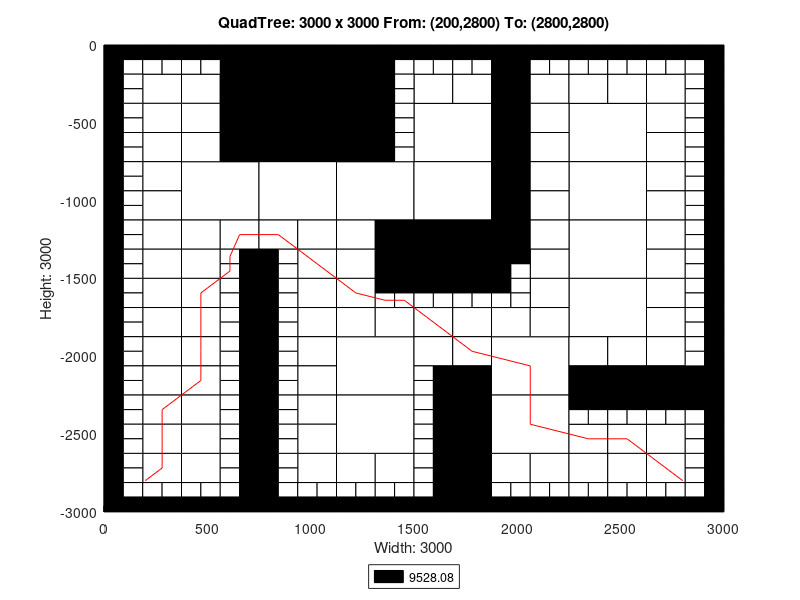

The MATLAB script that drew this image:
axis([0 3000 -3000 0]);
title('QuadTree: 3000 x 3000 From: (200,2800) To: (2800,2800)');
xlabel('Width: 3000');
ylabel('Height: 3000');
rectangle('Position',[750 -375 375 375], 'FaceColor',[0 0 0]);
rectangle('Position',[750 -750 375 375], 'FaceColor',[0 0 0]);
rectangle('Position',[375 -1125 375 375], 'FaceColor',[1 1 1]);
rectangle('Position',[750 -1125 375 375], 'FaceColor',[1 1 1]);
rectangle('Position',[1125 -1125 375 375], 'FaceColor',[1 1 1]);
rectangle('Position',[1500 -750 375 375], 'FaceColor',[1 1 1]);
rectangle('Position',[2250 -750 375 375], 'FaceColor',[1 1 1]);
rectangle('Position',[1500 -1125 375 375], 'FaceColor',[1 1 1]);
rectangle('Position',[1500 -1500 375 375], 'FaceColor',[0 0 0]);
rectangle('Position',[2250 -1125 375 375], 'FaceColor',[1 1 1]);
rectangle('Position',[2250 -1500 375 375], 'FaceColor',[1 1 1]);
rectangle('Position',[1125 -2250 375 375], 'FaceColor',[1 1 1]);
rectangle('Position',[1125 -2625 375 375], 'FaceColor',[1 1 1]);
rectangle('Position',[1875 -2250 375 375], 'FaceColor',[1 1 1]);
rectangle('Position',[2250 -1875 375 375], 'FaceColor',[1 1 1]);
rectangle('Position',[1875 -2625 375 375], 'FaceColor',[1 1 1]);
rectangle('Position',[187.5 -375 187.5 187.5], 'FaceColor',[1 1 1]);
rectangle('Position',[562.5 -187.5 187.5 187.5], 'FaceColor',[0 0 0]);
rectangle('Position',[375 -375 187.5 187.5], 'FaceColor',[1 1 1]);
rectangle('Position',[562.5 -375 187.5 187.5], 'FaceColor',[0 0 0]);
rectangle('Position',[187.5 -562.5 187.5 187.5], 'FaceColor',[1 1 1]);
rectangle('Position',[187.5 -750 187.5 187.5], 'FaceColor',[1 1 1]);
rectangle('Position',[375 -562.5 187.5 187.5], 'FaceColor',[1 1 1]);
rectangle('Position',[562.5 -562.5 187.5 187.5], 'FaceColor',[0 0 0]);
rectangle('Position',[375 -750 187.5 187.5], 'FaceColor',[1 1 1]);
rectangle('Position',[562.5 -750 187.5 187.5], 'FaceColor',[0 0 0]);
rectangle('Position',[1125 -187.5 187.5 187.5], 'FaceColor',[0 0 0]);
rectangle('Position',[1125 -375 187.5 187.5], 'FaceColor',[0 0 0]);
rectangle('Position',[1125 -562.5 187.5 187.5], 'FaceColor',[0 0 0]);
rectangle('Position',[1125 -750 187.5 187.5], 'FaceColor',[0 0 0]);
rectangle('Position',[187.5 -937.5 187.5 187.5], 'FaceColor',[1 1 1]);
rectangle('Position',[187.5 -1125 187.5 187.5], 'FaceColor',[1 1 1]);
rectangle('Position',[187.5 -1312.5 187.5 187.5], 'FaceColor',[1 1 1]);
rectangle('Position',[187.5 -1500 187.5 187.5], 'FaceColor',[1 1 1]);
rectangle('Position',[375 -1312.5 187.5 187.5], 'FaceColor',[1 1 1]);
rectangle('Position',[562.5 -1312.5 187.5 187.5], 'FaceColor',[1 1 1]);
rectangle('Position',[375 -1500 187.5 187.5], 'FaceColor',[1 1 1]);
rectangle('Position',[750 -1312.5 187.5 187.5], 'FaceColor',[1 1 1]);
rectangle('Position',[937.5 -1312.5 187.5 187.5], 'FaceColor',[1 1 1]);
rectangle('Position',[937.5 -1500 187.5 187.5], 'FaceColor',[1 1 1]);
rectangle('Position',[1125 -1312.5 187.5 187.5], 'FaceColor',[1 1 1]);
rectangle('Position',[1312.5 -1312.5 187.5 187.5], 'FaceColor',[0 0 0]);
rectangle('Position',[1125 -1500 187.5 187.5], 'FaceColor',[1 1 1]);
rectangle('Position',[1312.5 -1500 187.5 187.5], 'FaceColor',[0 0 0]);
rectangle('Position',[1500 -375 187.5 187.5], 'FaceColor',[1 1 1]);
rectangle('Position',[1687.5 -375 187.5 187.5], 'FaceColor',[1 1 1]);
rectangle('Position',[1875 -187.5 187.5 187.5], 'FaceColor',[0 0 0]);
rectangle('Position',[1875 -375 187.5 187.5], 'FaceColor',[0 0 0]);
rectangle('Position',[2062.5 -375 187.5 187.5], 'FaceColor',[1 1 1]);
rectangle('Position',[1875 -562.5 187.5 187.5], 'FaceColor',[0 0 0]);
rectangle('Position',[2062.5 -562.5 187.5 187.5], 'FaceColor',[1 1 1]);
rectangle('Position',[1875 -750 187.5 187.5], 'FaceColor',[0 0 0]);
rectangle('Position',[2062.5 -750 187.5 187.5], 'FaceColor',[1 1 1]);
rectangle('Position',[2250 -375 187.5 187.5], 'FaceColor',[1 1 1]);
rectangle('Position',[2437.5 -375 187.5 187.5], 'FaceColor',[1 1 1]);
rectangle('Position',[2625 -375 187.5 187.5], 'FaceColor',[1 1 1]);
rectangle('Position',[2625 -562.5 187.5 187.5], 'FaceColor',[1 1 1]);
rectangle('Position',[2625 -750 187.5 187.5], 'FaceColor',[1 1 1]);
rectangle('Position',[1875 -937.5 187.5 187.5], 'FaceColor',[0 0 0]);
rectangle('Position',[2062.5 -937.5 187.5 187.5], 'FaceColor',[1 1 1]);
rectangle('Position',[1875 -1125 187.5 187.5], 'FaceColor',[0 0 0]);
rectangle('Position',[2062.5 -1125 187.5 187.5], 'FaceColor',[1 1 1]);
rectangle('Position',[1875 -1312.5 187.5 187.5], 'FaceColor',[0 0 0]);
rectangle('Position',[2062.5 -1312.5 187.5 187.5], 'FaceColor',[1 1 1]);
rectangle('Position',[2062.5 -1500 187.5 187.5], 'FaceColor',[1 1 1]);
rectangle('Position',[2625 -937.5 187.5 187.5], 'FaceColor',[1 1 1]);
rectangle('Position',[2625 -1125 187.5 187.5], 'FaceColor',[1 1 1]);
rectangle('Position',[2625 -1312.5 187.5 187.5], 'FaceColor',[1 1 1]);
rectangle('Position',[2625 -1500 187.5 187.5], 'FaceColor',[1 1 1]);
rectangle('Position',[187.5 -1687.5 187.5 187.5], 'FaceColor',[1 1 1]);
rectangle('Position',[187.5 -1875 187.5 187.5], 'FaceColor',[1 1 1]);
rectangle('Position',[375 -1687.5 187.5 187.5], 'FaceColor',[1 1 1]);
rectangle('Position',[375 -1875 187.5 187.5], 'FaceColor',[1 1 1]);
rectangle('Position',[187.5 -2062.5 187.5 187.5], 'FaceColor',[1 1 1]);
rectangle('Position',[187.5 -2250 187.5 187.5], 'FaceColor',[1 1 1]);
rectangle('Position',[375 -2062.5 187.5 187.5], 'FaceColor',[1 1 1]);
rectangle('Position',[375 -2250 187.5 187.5], 'FaceColor',[1 1 1]);
rectangle('Position',[937.5 -1687.5 187.5 187.5], 'FaceColor',[1 1 1]);
rectangle('Position',[937.5 -1875 187.5 187.5], 'FaceColor',[1 1 1]);
rectangle('Position',[1125 -1687.5 187.5 187.5], 'FaceColor',[1 1 1]);
rectangle('Position',[1125 -1875 187.5 187.5], 'FaceColor',[1 1 1]);
rectangle('Position',[1312.5 -1875 187.5 187.5], 'FaceColor',[1 1 1]);
rectangle('Position',[937.5 -2062.5 187.5 187.5], 'FaceColor',[1 1 1]);
rectangle('Position',[937.5 -2250 187.5 187.5], 'FaceColor',[1 1 1]);
rectangle('Position',[187.5 -2437.5 187.5 187.5], 'FaceColor',[1 1 1]);
rectangle('Position',[187.5 -2625 187.5 187.5], 'FaceColor',[1 1 1]);
rectangle('Position',[375 -2437.5 187.5 187.5], 'FaceColor',[1 1 1]);
rectangle('Position',[375 -2625 187.5 187.5], 'FaceColor',[1 1 1]);
rectangle('Position',[187.5 -2812.5 187.5 187.5], 'FaceColor',[1 1 1]);
rectangle('Position',[375 -2812.5 187.5 187.5], 'FaceColor',[1 1 1]);
rectangle('Position',[937.5 -2437.5 187.5 187.5], 'FaceColor',[1 1 1]);
rectangle('Position',[937.5 -2625 187.5 187.5], 'FaceColor',[1 1 1]);
rectangle('Position',[937.5 -2812.5 187.5 187.5], 'FaceColor',[1 1 1]);
rectangle('Position',[1125 -2812.5 187.5 187.5], 'FaceColor',[1 1 1]);
rectangle('Position',[1312.5 -2812.5 187.5 187.5], 'FaceColor',[1 1 1]);
rectangle('Position',[1500 -1875 187.5 187.5], 'FaceColor',[1 1 1]);
rectangle('Position',[1687.5 -1875 187.5 187.5], 'FaceColor',[1 1 1]);
rectangle('Position',[2062.5 -1687.5 187.5 187.5], 'FaceColor',[1 1 1]);
rectangle('Position',[1875 -1875 187.5 187.5], 'FaceColor',[1 1 1]);
rectangle('Position',[2062.5 -1875 187.5 187.5], 'FaceColor',[1 1 1]);
rectangle('Position',[1500 -2062.5 187.5 187.5], 'FaceColor',[1 1 1]);
rectangle('Position',[1687.5 -2062.5 187.5 187.5], 'FaceColor',[1 1 1]);
rectangle('Position',[1687.5 -2250 187.5 187.5], 'FaceColor',[0 0 0]);
rectangle('Position',[2625 -1687.5 187.5 187.5], 'FaceColor',[1 1 1]);
rectangle('Position',[2625 -1875 187.5 187.5], 'FaceColor',[1 1 1]);
rectangle('Position',[2250 -2062.5 187.5 187.5], 'FaceColor',[1 1 1]);
rectangle('Position',[2437.5 -2062.5 187.5 187.5], 'FaceColor',[1 1 1]);
rectangle('Position',[2250 -2250 187.5 187.5], 'FaceColor',[0 0 0]);
rectangle('Position',[2437.5 -2250 187.5 187.5], 'FaceColor',[0 0 0]);
rectangle('Position',[2625 -2062.5 187.5 187.5], 'FaceColor',[1 1 1]);
rectangle('Position',[2625 -2250 187.5 187.5], 'FaceColor',[0 0 0]);
rectangle('Position',[2812.5 -2250 187.5 187.5], 'FaceColor',[0 0 0]);
rectangle('Position',[1687.5 -2437.5 187.5 187.5], 'FaceColor',[0 0 0]);
rectangle('Position',[1687.5 -2625 187.5 187.5], 'FaceColor',[0 0 0]);
rectangle('Position',[1687.5 -2812.5 187.5 187.5], 'FaceColor',[0 0 0]);
rectangle('Position',[1687.5 -3000 187.5 187.5], 'FaceColor',[0 0 0]);
rectangle('Position',[1875 -2812.5 187.5 187.5], 'FaceColor',[1 1 1]);
rectangle('Position',[2062.5 -2812.5 187.5 187.5], 'FaceColor',[1 1 1]);
rectangle('Position',[2250 -2625 187.5 187.5], 'FaceColor',[1 1 1]);
rectangle('Position',[2437.5 -2625 187.5 187.5], 'FaceColor',[1 1 1]);
rectangle('Position',[2625 -2625 187.5 187.5], 'FaceColor',[1 1 1]);
rectangle('Position',[2250 -2812.5 187.5 187.5], 'FaceColor',[1 1 1]);
rectangle('Position',[2437.5 -2812.5 187.5 187.5], 'FaceColor',[1 1 1]);
rectangle('Position',[2625 -2812.5 187.5 187.5], 'FaceColor',[1 1 1]);
rectangle('Position',[0 -93.75 93.75 93.75], 'FaceColor',[0 0 0]);
rectangle('Position',[93.75 -93.75 93.75 93.75], 'FaceColor',[0 0 0]);
rectangle('Position',[0 -187.5 93.75 93.75], 'FaceColor',[0 0 0]);
rectangle('Position',[93.75 -187.5 93.75 93.75], 'FaceColor',[1 1 1]);
rectangle('Position',[187.5 -93.75 93.75 93.75], 'FaceColor',[0 0 0]);
rectangle('Position',[281.25 -93.75 93.75 93.75], 'FaceColor',[0 0 0]);
rectangle('Position',[187.5 -187.5 93.75 93.75], 'FaceColor',[1 1 1]);
rectangle('Position',[281.25 -187.5 93.75 93.75], 'FaceColor',[1 1 1]);
rectangle('Position',[0 -281.25 93.75 93.75], 'FaceColor',[0 0 0]);
rectangle('Position',[93.75 -281.25 93.75 93.75], 'FaceColor',[1 1 1]);
rectangle('Position',[0 -375 93.75 93.75], 'FaceColor',[0 0 0]);
rectangle('Position',[93.75 -375 93.75 93.75], 'FaceColor',[1 1 1]);
rectangle('Position',[375 -93.75 93.75 93.75], 'FaceColor',[0 0 0]);
rectangle('Position',[468.75 -93.75 93.75 93.75], 'FaceColor',[0 0 0]);
rectangle('Position',[375 -187.5 93.75 93.75], 'FaceColor',[1 1 1]);
rectangle('Position',[468.75 -187.5 93.75 93.75], 'FaceColor',[1 1 1]);
rectangle('Position',[0 -468.75 93.75 93.75], 'FaceColor',[0 0 0]);
rectangle('Position',[93.75 -468.75 93.75 93.75], 'FaceColor',[1 1 1]);
rectangle('Position',[0 -562.5 93.75 93.75], 'FaceColor',[0 0 0]);
rectangle('Position',[93.75 -562.5 93.75 93.75], 'FaceColor',[1 1 1]);
rectangle('Position',[0 -656.25 93.75 93.75], 'FaceColor',[0 0 0]);
rectangle('Position',[93.75 -656.25 93.75 93.75], 'FaceColor',[1 1 1]);
rectangle('Position',[0 -750 93.75 93.75], 'FaceColor',[0 0 0]);
rectangle('Position',[93.75 -750 93.75 93.75], 'FaceColor',[1 1 1]);
rectangle('Position',[1312.5 -93.75 93.75 93.75], 'FaceColor',[0 0 0]);
rectangle('Position',[1406.25 -93.75 93.75 93.75], 'FaceColor',[0 0 0]);
rectangle('Position',[1312.5 -187.5 93.75 93.75], 'FaceColor',[0 0 0]);
rectangle('Position',[1406.25 -187.5 93.75 93.75], 'FaceColor',[1 1 1]);
rectangle('Position',[1312.5 -281.25 93.75 93.75], 'FaceColor',[0 0 0]);
rectangle('Position',[1406.25 -281.25 93.75 93.75], 'FaceColor',[1 1 1]);
rectangle('Position',[1312.5 -375 93.75 93.75], 'FaceColor',[0 0 0]);
rectangle('Position',[1406.25 -375 93.75 93.75], 'FaceColor',[1 1 1]);
rectangle('Position',[1312.5 -468.75 93.75 93.75], 'FaceColor',[0 0 0]);
rectangle('Position',[1406.25 -468.75 93.75 93.75], 'FaceColor',[1 1 1]);
rectangle('Position',[1312.5 -562.5 93.75 93.75], 'FaceColor',[0 0 0]);
rectangle('Position',[1406.25 -562.5 93.75 93.75], 'FaceColor',[1 1 1]);
rectangle('Position',[1312.5 -656.25 93.75 93.75], 'FaceColor',[0 0 0]);
rectangle('Position',[1406.25 -656.25 93.75 93.75], 'FaceColor',[1 1 1]);
rectangle('Position',[1312.5 -750 93.75 93.75], 'FaceColor',[0 0 0]);
rectangle('Position',[1406.25 -750 93.75 93.75], 'FaceColor',[1 1 1]);
rectangle('Position',[0 -843.75 93.75 93.75], 'FaceColor',[0 0 0]);
rectangle('Position',[93.75 -843.75 93.75 93.75], 'FaceColor',[1 1 1]);
rectangle('Position',[0 -937.5 93.75 93.75], 'FaceColor',[0 0 0]);
rectangle('Position',[93.75 -937.5 93.75 93.75], 'FaceColor',[1 1 1]);
rectangle('Position',[0 -1031.25 93.75 93.75], 'FaceColor',[0 0 0]);
rectangle('Position',[93.75 -1031.25 93.75 93.75], 'FaceColor',[1 1 1]);
rectangle('Position',[0 -1125 93.75 93.75], 'FaceColor',[0 0 0]);
rectangle('Position',[93.75 -1125 93.75 93.75], 'FaceColor',[1 1 1]);
rectangle('Position',[0 -1218.75 93.75 93.75], 'FaceColor',[0 0 0]);
rectangle('Position',[93.75 -1218.75 93.75 93.75], 'FaceColor',[1 1 1]);
rectangle('Position',[0 -1312.5 93.75 93.75], 'FaceColor',[0 0 0]);
rectangle('Position',[93.75 -1312.5 93.75 93.75], 'FaceColor',[1 1 1]);
rectangle('Position',[0 -1406.25 93.75 93.75], 'FaceColor',[0 0 0]);
rectangle('Position',[93.75 -1406.25 93.75 93.75], 'FaceColor',[1 1 1]);
rectangle('Position',[0 -1500 93.75 93.75], 'FaceColor',[0 0 0]);
rectangle('Position',[93.75 -1500 93.75 93.75], 'FaceColor',[1 1 1]);
rectangle('Position',[562.5 -1406.25 93.75 93.75], 'FaceColor',[1 1 1]);
rectangle('Position',[656.25 -1406.25 93.75 93.75], 'FaceColor',[0 0 0]);
rectangle('Position',[562.5 -1500 93.75 93.75], 'FaceColor',[1 1 1]);
rectangle('Position',[656.25 -1500 93.75 93.75], 'FaceColor',[0 0 0]);
rectangle('Position',[750 -1406.25 93.75 93.75], 'FaceColor',[0 0 0]);
rectangle('Position',[843.75 -1406.25 93.75 93.75], 'FaceColor',[1 1 1]);
rectangle('Position',[750 -1500 93.75 93.75], 'FaceColor',[0 0 0]);
rectangle('Position',[843.75 -1500 93.75 93.75], 'FaceColor',[1 1 1]);
rectangle('Position',[1500 -93.75 93.75 93.75], 'FaceColor',[0 0 0]);
rectangle('Position',[1593.75 -93.75 93.75 93.75], 'FaceColor',[0 0 0]);
rectangle('Position',[1500 -187.5 93.75 93.75], 'FaceColor',[1 1 1]);
rectangle('Position',[1593.75 -187.5 93.75 93.75], 'FaceColor',[1 1 1]);
rectangle('Position',[1687.5 -93.75 93.75 93.75], 'FaceColor',[0 0 0]);
rectangle('Position',[1781.25 -93.75 93.75 93.75], 'FaceColor',[0 0 0]);
rectangle('Position',[1687.5 -187.5 93.75 93.75], 'FaceColor',[1 1 1]);
rectangle('Position',[1781.25 -187.5 93.75 93.75], 'FaceColor',[1 1 1]);
rectangle('Position',[2062.5 -93.75 93.75 93.75], 'FaceColor',[0 0 0]);
rectangle('Position',[2156.25 -93.75 93.75 93.75], 'FaceColor',[0 0 0]);
rectangle('Position',[2062.5 -187.5 93.75 93.75], 'FaceColor',[1 1 1]);
rectangle('Position',[2156.25 -187.5 93.75 93.75], 'FaceColor',[1 1 1]);
rectangle('Position',[2250 -93.75 93.75 93.75], 'FaceColor',[0 0 0]);
rectangle('Position',[2343.75 -93.75 93.75 93.75], 'FaceColor',[0 0 0]);
rectangle('Position',[2250 -187.5 93.75 93.75], 'FaceColor',[1 1 1]);
rectangle('Position',[2343.75 -187.5 93.75 93.75], 'FaceColor',[1 1 1]);
rectangle('Position',[2437.5 -93.75 93.75 93.75], 'FaceColor',[0 0 0]);
rectangle('Position',[2531.25 -93.75 93.75 93.75], 'FaceColor',[0 0 0]);
rectangle('Position',[2437.5 -187.5 93.75 93.75], 'FaceColor',[1 1 1]);
rectangle('Position',[2531.25 -187.5 93.75 93.75], 'FaceColor',[1 1 1]);
rectangle('Position',[2625 -93.75 93.75 93.75], 'FaceColor',[0 0 0]);
rectangle('Position',[2718.75 -93.75 93.75 93.75], 'FaceColor',[0 0 0]);
rectangle('Position',[2625 -187.5 93.75 93.75], 'FaceColor',[1 1 1]);
rectangle('Position',[2718.75 -187.5 93.75 93.75], 'FaceColor',[1 1 1]);
rectangle('Position',[2812.5 -93.75 93.75 93.75], 'FaceColor',[0 0 0]);
rectangle('Position',[2906.25 -93.75 93.75 93.75], 'FaceColor',[0 0 0]);
rectangle('Position',[2812.5 -187.5 93.75 93.75], 'FaceColor',[1 1 1]);
rectangle('Position',[2906.25 -187.5 93.75 93.75], 'FaceColor',[0 0 0]);
rectangle('Position',[2812.5 -281.25 93.75 93.75], 'FaceColor',[1 1 1]);
rectangle('Position',[2906.25 -281.25 93.75 93.75], 'FaceColor',[0 0 0]);
rectangle('Position',[2812.5 -375 93.75 93.75], 'FaceColor',[1 1 1]);
rectangle('Position',[2906.25 -375 93.75 93.75], 'FaceColor',[0 0 0]);
rectangle('Position',[2812.5 -468.75 93.75 93.75], 'FaceColor',[1 1 1]);
rectangle('Position',[2906.25 -468.75 93.75 93.75], 'FaceColor',[0 0 0]);
rectangle('Position',[2812.5 -562.5 93.75 93.75], 'FaceColor',[1 1 1]);
rectangle('Position',[2906.25 -562.5 93.75 93.75], 'FaceColor',[0 0 0]);
rectangle('Position',[2812.5 -656.25 93.75 93.75], 'FaceColor',[1 1 1]);
rectangle('Position',[2906.25 -656.25 93.75 93.75], 'FaceColor',[0 0 0]);
rectangle('Position',[2812.5 -750 93.75 93.75], 'FaceColor',[1 1 1]);
rectangle('Position',[2906.25 -750 93.75 93.75], 'FaceColor',[0 0 0]);
rectangle('Position',[1875 -1406.25 93.75 93.75], 'FaceColor',[0 0 0]);
rectangle('Position',[1968.75 -1406.25 93.75 93.75], 'FaceColor',[0 0 0]);
rectangle('Position',[1875 -1500 93.75 93.75], 'FaceColor',[0 0 0]);
rectangle('Position',[1968.75 -1500 93.75 93.75], 'FaceColor',[1 1 1]);
rectangle('Position',[2812.5 -843.75 93.75 93.75], 'FaceColor',[1 1 1]);
rectangle('Position',[2906.25 -843.75 93.75 93.75], 'FaceColor',[0 0 0]);
rectangle('Position',[2812.5 -937.5 93.75 93.75], 'FaceColor',[1 1 1]);
rectangle('Position',[2906.25 -937.5 93.75 93.75], 'FaceColor',[0 0 0]);
rectangle('Position',[2812.5 -1031.25 93.75 93.75], 'FaceColor',[1 1 1]);
rectangle('Position',[2906.25 -1031.25 93.75 93.75], 'FaceColor',[0 0 0]);
rectangle('Position',[2812.5 -1125 93.75 93.75], 'FaceColor',[1 1 1]);
rectangle('Position',[2906.25 -1125 93.75 93.75], 'FaceColor',[0 0 0]);
rectangle('Position',[2812.5 -1218.75 93.75 93.75], 'FaceColor',[1 1 1]);
rectangle('Position',[2906.25 -1218.75 93.75 93.75], 'FaceColor',[0 0 0]);
rectangle('Position',[2812.5 -1312.5 93.75 93.75], 'FaceColor',[1 1 1]);
rectangle('Position',[2906.25 -1312.5 93.75 93.75], 'FaceColor',[0 0 0]);
rectangle('Position',[2812.5 -1406.25 93.75 93.75], 'FaceColor',[1 1 1]);
rectangle('Position',[2906.25 -1406.25 93.75 93.75], 'FaceColor',[0 0 0]);
rectangle('Position',[2812.5 -1500 93.75 93.75], 'FaceColor',[1 1 1]);
rectangle('Position',[2906.25 -1500 93.75 93.75], 'FaceColor',[0 0 0]);
rectangle('Position',[0 -1593.75 93.75 93.75], 'FaceColor',[0 0 0]);
rectangle('Position',[93.75 -1593.75 93.75 93.75], 'FaceColor',[1 1 1]);
rectangle('Position',[0 -1687.5 93.75 93.75], 'FaceColor',[0 0 0]);
rectangle('Position',[93.75 -1687.5 93.75 93.75], 'FaceColor',[1 1 1]);
rectangle('Position',[0 -1781.25 93.75 93.75], 'FaceColor',[0 0 0]);
rectangle('Position',[93.75 -1781.25 93.75 93.75], 'FaceColor',[1 1 1]);
rectangle('Position',[0 -1875 93.75 93.75], 'FaceColor',[0 0 0]);
rectangle('Position',[93.75 -1875 93.75 93.75], 'FaceColor',[1 1 1]);
rectangle('Position',[562.5 -1593.75 93.75 93.75], 'FaceColor',[1 1 1]);
rectangle('Position',[656.25 -1593.75 93.75 93.75], 'FaceColor',[0 0 0]);
rectangle('Position',[562.5 -1687.5 93.75 93.75], 'FaceColor',[1 1 1]);
rectangle('Position',[656.25 -1687.5 93.75 93.75], 'FaceColor',[0 0 0]);
rectangle('Position',[562.5 -1781.25 93.75 93.75], 'FaceColor',[1 1 1]);
rectangle('Position',[656.25 -1781.25 93.75 93.75], 'FaceColor',[0 0 0]);
rectangle('Position',[562.5 -1875 93.75 93.75], 'FaceColor',[1 1 1]);
rectangle('Position',[656.25 -1875 93.75 93.75], 'FaceColor',[0 0 0]);
rectangle('Position',[0 -1968.75 93.75 93.75], 'FaceColor',[0 0 0]);
rectangle('Position',[93.75 -1968.75 93.75 93.75], 'FaceColor',[1 1 1]);
rectangle('Position',[0 -2062.5 93.75 93.75], 'FaceColor',[0 0 0]);
rectangle('Position',[93.75 -2062.5 93.75 93.75], 'FaceColor',[1 1 1]);
rectangle('Position',[0 -2156.25 93.75 93.75], 'FaceColor',[0 0 0]);
rectangle('Position',[93.75 -2156.25 93.75 93.75], 'FaceColor',[1 1 1]);
rectangle('Position',[0 -2250 93.75 93.75], 'FaceColor',[0 0 0]);
rectangle('Position',[93.75 -2250 93.75 93.75], 'FaceColor',[1 1 1]);
rectangle('Position',[562.5 -1968.75 93.75 93.75], 'FaceColor',[1 1 1]);
rectangle('Position',[656.25 -1968.75 93.75 93.75], 'FaceColor',[0 0 0]);
rectangle('Position',[562.5 -2062.5 93.75 93.75], 'FaceColor',[1 1 1]);
rectangle('Position',[656.25 -2062.5 93.75 93.75], 'FaceColor',[0 0 0]);
rectangle('Position',[562.5 -2156.25 93.75 93.75], 'FaceColor',[1 1 1]);
rectangle('Position',[656.25 -2156.25 93.75 93.75], 'FaceColor',[0 0 0]);
rectangle('Position',[562.5 -2250 93.75 93.75], 'FaceColor',[1 1 1]);
rectangle('Position',[656.25 -2250 93.75 93.75], 'FaceColor',[0 0 0]);
rectangle('Position',[750 -1593.75 93.75 93.75], 'FaceColor',[0 0 0]);
rectangle('Position',[843.75 -1593.75 93.75 93.75], 'FaceColor',[1 1 1]);
rectangle('Position',[750 -1687.5 93.75 93.75], 'FaceColor',[0 0 0]);
rectangle('Position',[843.75 -1687.5 93.75 93.75], 'FaceColor',[1 1 1]);
rectangle('Position',[750 -1781.25 93.75 93.75], 'FaceColor',[0 0 0]);
rectangle('Position',[843.75 -1781.25 93.75 93.75], 'FaceColor',[1 1 1]);
rectangle('Position',[750 -1875 93.75 93.75], 'FaceColor',[0 0 0]);
rectangle('Position',[843.75 -1875 93.75 93.75], 'FaceColor',[1 1 1]);
rectangle('Position',[1312.5 -1593.75 93.75 93.75], 'FaceColor',[0 0 0]);
rectangle('Position',[1406.25 -1593.75 93.75 93.75], 'FaceColor',[0 0 0]);
rectangle('Position',[1312.5 -1687.5 93.75 93.75], 'FaceColor',[1 1 1]);
rectangle('Position',[1406.25 -1687.5 93.75 93.75], 'FaceColor',[1 1 1]);
rectangle('Position',[750 -1968.75 93.75 93.75], 'FaceColor',[0 0 0]);
rectangle('Position',[843.75 -1968.75 93.75 93.75], 'FaceColor',[1 1 1]);
rectangle('Position',[750 -2062.5 93.75 93.75], 'FaceColor',[0 0 0]);
rectangle('Position',[843.75 -2062.5 93.75 93.75], 'FaceColor',[1 1 1]);
rectangle('Position',[750 -2156.25 93.75 93.75], 'FaceColor',[0 0 0]);
rectangle('Position',[843.75 -2156.25 93.75 93.75], 'FaceColor',[1 1 1]);
rectangle('Position',[750 -2250 93.75 93.75], 'FaceColor',[0 0 0]);
rectangle('Position',[843.75 -2250 93.75 93.75], 'FaceColor',[1 1 1]);
rectangle('Position',[0 -2343.75 93.75 93.75], 'FaceColor',[0 0 0]);
rectangle('Position',[93.75 -2343.75 93.75 93.75], 'FaceColor',[1 1 1]);
rectangle('Position',[0 -2437.5 93.75 93.75], 'FaceColor',[0 0 0]);
rectangle('Position',[93.75 -2437.5 93.75 93.75], 'FaceColor',[1 1 1]);
rectangle('Position',[0 -2531.25 93.75 93.75], 'FaceColor',[0 0 0]);
rectangle('Position',[93.75 -2531.25 93.75 93.75], 'FaceColor',[1 1 1]);
rectangle('Position',[0 -2625 93.75 93.75], 'FaceColor',[0 0 0]);
rectangle('Position',[93.75 -2625 93.75 93.75], 'FaceColor',[1 1 1]);
rectangle('Position',[562.5 -2343.75 93.75 93.75], 'FaceColor',[1 1 1]);
rectangle('Position',[656.25 -2343.75 93.75 93.75], 'FaceColor',[0 0 0]);
rectangle('Position',[562.5 -2437.5 93.75 93.75], 'FaceColor',[1 1 1]);
rectangle('Position',[656.25 -2437.5 93.75 93.75], 'FaceColor',[0 0 0]);
rectangle('Position',[562.5 -2531.25 93.75 93.75], 'FaceColor',[1 1 1]);
rectangle('Position',[656.25 -2531.25 93.75 93.75], 'FaceColor',[0 0 0]);
rectangle('Position',[562.5 -2625 93.75 93.75], 'FaceColor',[1 1 1]);
rectangle('Position',[656.25 -2625 93.75 93.75], 'FaceColor',[0 0 0]);
rectangle('Position',[0 -2718.75 93.75 93.75], 'FaceColor',[0 0 0]);
rectangle('Position',[93.75 -2718.75 93.75 93.75], 'FaceColor',[1 1 1]);
rectangle('Position',[0 -2812.5 93.75 93.75], 'FaceColor',[0 0 0]);
rectangle('Position',[93.75 -2812.5 93.75 93.75], 'FaceColor',[1 1 1]);
rectangle('Position',[0 -2906.25 93.75 93.75], 'FaceColor',[0 0 0]);
rectangle('Position',[93.75 -2906.25 93.75 93.75], 'FaceColor',[1 1 1]);
rectangle('Position',[0 -3000 93.75 93.75], 'FaceColor',[0 0 0]);
rectangle('Position',[93.75 -3000 93.75 93.75], 'FaceColor',[0 0 0]);
rectangle('Position',[187.5 -2906.25 93.75 93.75], 'FaceColor',[1 1 1]);
rectangle('Position',[281.25 -2906.25 93.75 93.75], 'FaceColor',[1 1 1]);
rectangle('Position',[187.5 -3000 93.75 93.75], 'FaceColor',[0 0 0]);
rectangle('Position',[281.25 -3000 93.75 93.75], 'FaceColor',[0 0 0]);
rectangle('Position',[562.5 -2718.75 93.75 93.75], 'FaceColor',[1 1 1]);
rectangle('Position',[656.25 -2718.75 93.75 93.75], 'FaceColor',[0 0 0]);
rectangle('Position',[562.5 -2812.5 93.75 93.75], 'FaceColor',[1 1 1]);
rectangle('Position',[656.25 -2812.5 93.75 93.75], 'FaceColor',[0 0 0]);
rectangle('Position',[375 -2906.25 93.75 93.75], 'FaceColor',[1 1 1]);
rectangle('Position',[468.75 -2906.25 93.75 93.75], 'FaceColor',[1 1 1]);
rectangle('Position',[375 -3000 93.75 93.75], 'FaceColor',[0 0 0]);
rectangle('Position',[468.75 -3000 93.75 93.75], 'FaceColor',[0 0 0]);
rectangle('Position',[562.5 -2906.25 93.75 93.75], 'FaceColor',[1 1 1]);
rectangle('Position',[656.25 -2906.25 93.75 93.75], 'FaceColor',[0 0 0]);
rectangle('Position',[562.5 -3000 93.75 93.75], 'FaceColor',[0 0 0]);
rectangle('Position',[656.25 -3000 93.75 93.75], 'FaceColor',[0 0 0]);
rectangle('Position',[750 -2343.75 93.75 93.75], 'FaceColor',[0 0 0]);
rectangle('Position',[843.75 -2343.75 93.75 93.75], 'FaceColor',[1 1 1]);
rectangle('Position',[750 -2437.5 93.75 93.75], 'FaceColor',[0 0 0]);
rectangle('Position',[843.75 -2437.5 93.75 93.75], 'FaceColor',[1 1 1]);
rectangle('Position',[750 -2531.25 93.75 93.75], 'FaceColor',[0 0 0]);
rectangle('Position',[843.75 -2531.25 93.75 93.75], 'FaceColor',[1 1 1]);
rectangle('Position',[750 -2625 93.75 93.75], 'FaceColor',[0 0 0]);
rectangle('Position',[843.75 -2625 93.75 93.75], 'FaceColor',[1 1 1]);
rectangle('Position',[750 -2718.75 93.75 93.75], 'FaceColor',[0 0 0]);
rectangle('Position',[843.75 -2718.75 93.75 93.75], 'FaceColor',[1 1 1]);
rectangle('Position',[750 -2812.5 93.75 93.75], 'FaceColor',[0 0 0]);
rectangle('Position',[843.75 -2812.5 93.75 93.75], 'FaceColor',[1 1 1]);
rectangle('Position',[750 -2906.25 93.75 93.75], 'FaceColor',[0 0 0]);
rectangle('Position',[843.75 -2906.25 93.75 93.75], 'FaceColor',[1 1 1]);
rectangle('Position',[750 -3000 93.75 93.75], 'FaceColor',[0 0 0]);
rectangle('Position',[843.75 -3000 93.75 93.75], 'FaceColor',[0 0 0]);
rectangle('Position',[937.5 -2906.25 93.75 93.75], 'FaceColor',[1 1 1]);
rectangle('Position',[1031.25 -2906.25 93.75 93.75], 'FaceColor',[1 1 1]);
rectangle('Position',[937.5 -3000 93.75 93.75], 'FaceColor',[0 0 0]);
rectangle('Position',[1031.25 -3000 93.75 93.75], 'FaceColor',[0 0 0]);
rectangle('Position',[1125 -2906.25 93.75 93.75], 'FaceColor',[1 1 1]);
rectangle('Position',[1218.75 -2906.25 93.75 93.75], 'FaceColor',[1 1 1]);
rectangle('Position',[1125 -3000 93.75 93.75], 'FaceColor',[0 0 0]);
rectangle('Position',[1218.75 -3000 93.75 93.75], 'FaceColor',[0 0 0]);
rectangle('Position',[1312.5 -2906.25 93.75 93.75], 'FaceColor',[1 1 1]);
rectangle('Position',[1406.25 -2906.25 93.75 93.75], 'FaceColor',[1 1 1]);
rectangle('Position',[1312.5 -3000 93.75 93.75], 'FaceColor',[0 0 0]);
rectangle('Position',[1406.25 -3000 93.75 93.75], 'FaceColor',[0 0 0]);
rectangle('Position',[1500 -1593.75 93.75 93.75], 'FaceColor',[0 0 0]);
rectangle('Position',[1593.75 -1593.75 93.75 93.75], 'FaceColor',[0 0 0]);
rectangle('Position',[1500 -1687.5 93.75 93.75], 'FaceColor',[1 1 1]);
rectangle('Position',[1593.75 -1687.5 93.75 93.75], 'FaceColor',[1 1 1]);
rectangle('Position',[1687.5 -1593.75 93.75 93.75], 'FaceColor',[0 0 0]);
rectangle('Position',[1781.25 -1593.75 93.75 93.75], 'FaceColor',[0 0 0]);
rectangle('Position',[1687.5 -1687.5 93.75 93.75], 'FaceColor',[1 1 1]);
rectangle('Position',[1781.25 -1687.5 93.75 93.75], 'FaceColor',[1 1 1]);
rectangle('Position',[1875 -1593.75 93.75 93.75], 'FaceColor',[0 0 0]);
rectangle('Position',[1968.75 -1593.75 93.75 93.75], 'FaceColor',[1 1 1]);
rectangle('Position',[1875 -1687.5 93.75 93.75], 'FaceColor',[1 1 1]);
rectangle('Position',[1968.75 -1687.5 93.75 93.75], 'FaceColor',[1 1 1]);
rectangle('Position',[1500 -2156.25 93.75 93.75], 'FaceColor',[1 1 1]);
rectangle('Position',[1593.75 -2156.25 93.75 93.75], 'FaceColor',[0 0 0]);
rectangle('Position',[1500 -2250 93.75 93.75], 'FaceColor',[1 1 1]);
rectangle('Position',[1593.75 -2250 93.75 93.75], 'FaceColor',[0 0 0]);
rectangle('Position',[2812.5 -1593.75 93.75 93.75], 'FaceColor',[1 1 1]);
rectangle('Position',[2906.25 -1593.75 93.75 93.75], 'FaceColor',[0 0 0]);
rectangle('Position',[2812.5 -1687.5 93.75 93.75], 'FaceColor',[1 1 1]);
rectangle('Position',[2906.25 -1687.5 93.75 93.75], 'FaceColor',[0 0 0]);
rectangle('Position',[2812.5 -1781.25 93.75 93.75], 'FaceColor',[1 1 1]);
rectangle('Position',[2906.25 -1781.25 93.75 93.75], 'FaceColor',[0 0 0]);
rectangle('Position',[2812.5 -1875 93.75 93.75], 'FaceColor',[1 1 1]);
rectangle('Position',[2906.25 -1875 93.75 93.75], 'FaceColor',[0 0 0]);
rectangle('Position',[2812.5 -1968.75 93.75 93.75], 'FaceColor',[1 1 1]);
rectangle('Position',[2906.25 -1968.75 93.75 93.75], 'FaceColor',[0 0 0]);
rectangle('Position',[2812.5 -2062.5 93.75 93.75], 'FaceColor',[1 1 1]);
rectangle('Position',[2906.25 -2062.5 93.75 93.75], 'FaceColor',[0 0 0]);
rectangle('Position',[1500 -2343.75 93.75 93.75], 'FaceColor',[1 1 1]);
rectangle('Position',[1593.75 -2343.75 93.75 93.75], 'FaceColor',[0 0 0]);
rectangle('Position',[1500 -2437.5 93.75 93.75], 'FaceColor',[1 1 1]);
rectangle('Position',[1593.75 -2437.5 93.75 93.75], 'FaceColor',[0 0 0]);
rectangle('Position',[1500 -2531.25 93.75 93.75], 'FaceColor',[1 1 1]);
rectangle('Position',[1593.75 -2531.25 93.75 93.75], 'FaceColor',[0 0 0]);
rectangle('Position',[1500 -2625 93.75 93.75], 'FaceColor',[1 1 1]);
rectangle('Position',[1593.75 -2625 93.75 93.75], 'FaceColor',[0 0 0]);
rectangle('Position',[1500 -2718.75 93.75 93.75], 'FaceColor',[1 1 1]);
rectangle('Position',[1593.75 -2718.75 93.75 93.75], 'FaceColor',[0 0 0]);
rectangle('Position',[1500 -2812.5 93.75 93.75], 'FaceColor',[1 1 1]);
rectangle('Position',[1593.75 -2812.5 93.75 93.75], 'FaceColor',[0 0 0]);
rectangle('Position',[1500 -2906.25 93.75 93.75], 'FaceColor',[1 1 1]);
rectangle('Position',[1593.75 -2906.25 93.75 93.75], 'FaceColor',[0 0 0]);
rectangle('Position',[1500 -3000 93.75 93.75], 'FaceColor',[0 0 0]);
rectangle('Position',[1593.75 -3000 93.75 93.75], 'FaceColor',[0 0 0]);
rectangle('Position',[1875 -2906.25 93.75 93.75], 'FaceColor',[1 1 1]);
rectangle('Position',[1968.75 -2906.25 93.75 93.75], 'FaceColor',[1 1 1]);
rectangle('Position',[1875 -3000 93.75 93.75], 'FaceColor',[0 0 0]);
rectangle('Position',[1968.75 -3000 93.75 93.75], 'FaceColor',[0 0 0]);
rectangle('Position',[2062.5 -2906.25 93.75 93.75], 'FaceColor',[1 1 1]);
rectangle('Position',[2156.25 -2906.25 93.75 93.75], 'FaceColor',[1 1 1]);
rectangle('Position',[2062.5 -3000 93.75 93.75], 'FaceColor',[0 0 0]);
rectangle('Position',[2156.25 -3000 93.75 93.75], 'FaceColor',[0 0 0]);
rectangle('Position',[2250 -2343.75 93.75 93.75], 'FaceColor',[0 0 0]);
rectangle('Position',[2343.75 -2343.75 93.75 93.75], 'FaceColor',[0 0 0]);
rectangle('Position',[2250 -2437.5 93.75 93.75], 'FaceColor',[1 1 1]);
rectangle('Position',[2343.75 -2437.5 93.75 93.75], 'FaceColor',[1 1 1]);
rectangle('Position',[2437.5 -2343.75 93.75 93.75], 'FaceColor',[0 0 0]);
rectangle('Position',[2531.25 -2343.75 93.75 93.75], 'FaceColor',[0 0 0]);
rectangle('Position',[2437.5 -2437.5 93.75 93.75], 'FaceColor',[1 1 1]);
rectangle('Position',[2531.25 -2437.5 93.75 93.75], 'FaceColor',[1 1 1]);
rectangle('Position',[2625 -2343.75 93.75 93.75], 'FaceColor',[0 0 0]);
rectangle('Position',[2718.75 -2343.75 93.75 93.75], 'FaceColor',[0 0 0]);
rectangle('Position',[2625 -2437.5 93.75 93.75], 'FaceColor',[1 1 1]);
rectangle('Position',[2718.75 -2437.5 93.75 93.75], 'FaceColor',[1 1 1]);
rectangle('Position',[2812.5 -2343.75 93.75 93.75], 'FaceColor',[0 0 0]);
rectangle('Position',[2906.25 -2343.75 93.75 93.75], 'FaceColor',[0 0 0]);
rectangle('Position',[2812.5 -2437.5 93.75 93.75], 'FaceColor',[1 1 1]);
rectangle('Position',[2906.25 -2437.5 93.75 93.75], 'FaceColor',[0 0 0]);
rectangle('Position',[2812.5 -2531.25 93.75 93.75], 'FaceColor',[1 1 1]);
rectangle('Position',[2906.25 -2531.25 93.75 93.75], 'FaceColor',[0 0 0]);
rectangle('Position',[2812.5 -2625 93.75 93.75], 'FaceColor',[1 1 1]);
rectangle('Position',[2906.25 -2625 93.75 93.75], 'FaceColor',[0 0 0]);
rectangle('Position',[2250 -2906.25 93.75 93.75], 'FaceColor',[1 1 1]);
rectangle('Position',[2343.75 -2906.25 93.75 93.75], 'FaceColor',[1 1 1]);
rectangle('Position',[2250 -3000 93.75 93.75], 'FaceColor',[0 0 0]);
rectangle('Position',[2343.75 -3000 93.75 93.75], 'FaceColor',[0 0 0]);
rectangle('Position',[2437.5 -2906.25 93.75 93.75], 'FaceColor',[1 1 1]);
rectangle('Position',[2531.25 -2906.25 93.75 93.75], 'FaceColor',[1 1 1]);
rectangle('Position',[2437.5 -3000 93.75 93.75], 'FaceColor',[0 0 0]);
rectangle('Position',[2531.25 -3000 93.75 93.75], 'FaceColor',[0 0 0]);
rectangle('Position',[2812.5 -2718.75 93.75 93.75], 'FaceColor',[1 1 1]);
rectangle('Position',[2906.25 -2718.75 93.75 93.75], 'FaceColor',[0 0 0]);
rectangle('Position',[2812.5 -2812.5 93.75 93.75], 'FaceColor',[1 1 1]);
rectangle('Position',[2906.25 -2812.5 93.75 93.75], 'FaceColor',[0 0 0]);
rectangle('Position',[2625 -2906.25 93.75 93.75], 'FaceColor',[1 1 1]);
rectangle('Position',[2718.75 -2906.25 93.75 93.75], 'FaceColor',[1 1 1]);
rectangle('Position',[2625 -3000 93.75 93.75], 'FaceColor',[0 0 0]);
rectangle('Position',[2718.75 -3000 93.75 93.75], 'FaceColor',[0 0 0]);
rectangle('Position',[2812.5 -2906.25 93.75 93.75], 'FaceColor',[1 1 1]);
rectangle('Position',[2906.25 -2906.25 93.75 93.75], 'FaceColor',[0 0 0]);
rectangle('Position',[2812.5 -3000 93.75 93.75], 'FaceColor',[0 0 0]);
rectangle('Position',[2906.25 -3000 93.75 93.75], 'FaceColor',[0 0 0]);
X=[2800,2718.75,2531.25,2343.75,2062.5,2062.5,1781.25,1593.75,1453.12,1359.38,1218.75,1031.25,843.75,656.25,609.375,609.375,468.75,468.75,468.75,468.75,281.25,281.25,281.25,200];
Y=[-2800,-2718.75,-2531.25,-2531.25,-2437.5,-2062.5,-1968.75,-1781.25,-1640.62,-1640.62,-1593.75,-1406.25,-1218.75,-1218.75,-1359.38,-1453.12,-1593.75,-1781.25,-1968.75,-2156.25,-2343.75,-2531.25,-2718.75,-2800];
hold on;
plot(X,Y,'r');
legend('9528.08','Location','southoutside');
